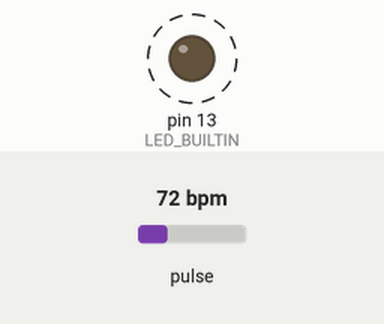
This sketch was run on a simulated Arduino Uno, built with avr-gcc and run on an emulated ATmega328P. Parts: output pins drawn as LEDs (lit = HIGH). Dashed ring = blinking. The inputs (shaded band) are chosen by the test bench; at power-on: pulse 72 bpm. What the sketch prints to the serial monitor is not drawn.

Above: at 1.2 s.
1.3 s: pulse set to 42 bpm
At 3.4 s:
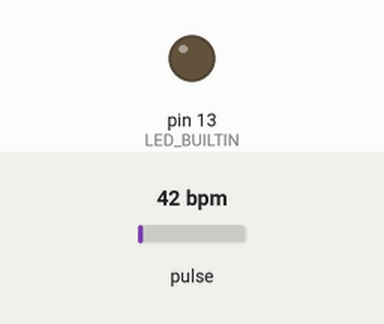
3.7 s: pulse set to 100 bpm
At 4.42 s:
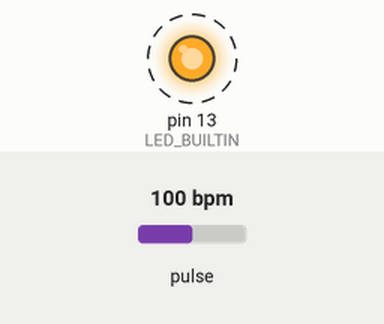
Timing chart, 0 to 12.7 s (numbered marks = the images above; inputs shaded):
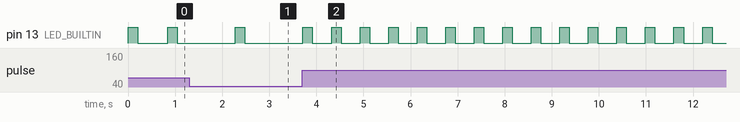

The sketch:

HearRateSensor_Test.ino
```cpp
/*  Getting_BPM_to_Monitor prints the BPM to the Serial Monitor, using the least lines of code and PulseSensor Library.
 *  Tutorial Webpage: https://pulsesensor.com/pages/getting-advanced
 *
--------Use This Sketch To------------------------------------------
1) Displays user's live and changing BPM, Beats Per Minute, in Arduino's native Serial Monitor.
2) Print: "♥  A HeartBeat Happened !" when a beat is detected, live.
2) Learn about using a PulseSensor Library "Object".
4) Blinks the builtin LED with user's Heartbeat.
--------------------------------------------------------------------*/

#define USE_ARDUINO_INTERRUPTS true    // Set-up low-level interrupts for most acurate BPM math.
#include <PulseSensorPlayground.h>     // Includes the PulseSensorPlayground Library.

//  Variables
const int PulseWire = A0;       // PulseSensor PURPLE WIRE connected to ANALOG PIN 0
const int LED = LED_BUILTIN;          // The on-board Arduino LED, close to PIN 13.
int Threshold = 508;           // Determine which Signal to "count as a beat" and which to ignore.
                               // Use the "Gettting Started Project" to fine-tune Threshold Value beyond default setting.
                               // Otherwise leave the default "550" value.

PulseSensorPlayground pulseSensor;  // Creates an instance of the PulseSensorPlayground object called "pulseSensor"


void setup() {

  Serial.begin(9600);          // For Serial Monitor

  // Configure the PulseSensor object, by assigning our variables to it.
  pulseSensor.analogInput(PulseWire);
  pulseSensor.blinkOnPulse(LED);       //auto-magically blink Arduino's LED with heartbeat.
  pulseSensor.setThreshold(Threshold);

  // Double-check the "pulseSensor" object was created and "began" seeing a signal.
   if (pulseSensor.begin()) {
    Serial.println("We created a pulseSensor Object !");  //This prints one time at Arduino power-up,  or on Arduino reset.
  }
}


void loop() {


if (pulseSensor.sawStartOfBeat()) {            // Constantly test to see if "a beat happened".
int myBPM = pulseSensor.getBeatsPerMinute();  // Calls function on our pulseSensor object that returns BPM as an "int".
                                               // "myBPM" hold this BPM value now.
 Serial.println("♥  A HeartBeat Happened ! "); // If test is "true", print a message "a heartbeat happened".
 Serial.print("BPM: ");                        // Print phrase "BPM: "
 Serial.println(myBPM);                        // Print the value inside of myBPM.
}

  delay(20);                    // considered best practice in a simple sketch.

}
```

Measured:
- after the input at 3.7 s, pin 13 (LED_BUILTIN): alternates HIGH for 0.20 s and LOW for 0.40 s, starting after 0.62 s
